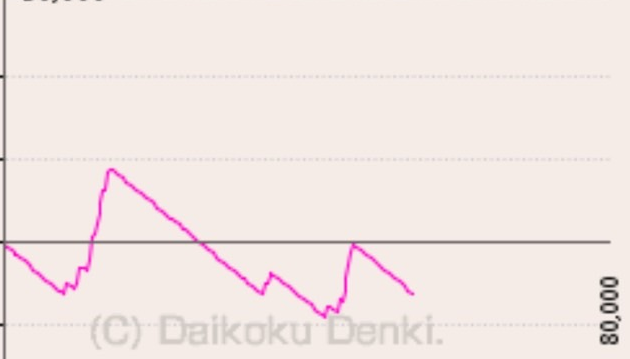
#> input picture graphs/optimal/S__78209130_optimal.png, 630 x 359 px
$ python -i improved_color_detector.py   (imports and definitions only)
#> lines starting #> are read from the running program, lines starting #| are printed output that depends on the picture; after the words box and inside, x2 and y2 are one past the last pixel; in counts of white or black regions, pixels touching at a corner belong together
#> further down, picture is the input picture: shape (359, 630, 3); mean B, G, R 228, 231, 242.1
#!/usr/bin/env python3
"""
改良版色検出器 - ピンク、青、紫の3色を確実に検出
"""

import cv2
import numpy as np
import os
import matplotlib.pyplot as plt
from matplotlib import font_manager
import pandas as pd

class ImprovedColorDetector:
    """3色（ピンク、青、紫）の検出精度を向上させた検出器"""

    def __init__(self):
        # 最適化された色範囲（HSV）
        self.color_ranges_hsv = {
            # ピンク: 赤みがかったピンク色
            "pink": [
                [(160, 30, 100), (180, 255, 255)],  # 赤寄りのピンク
                [(0, 30, 100), (10, 255, 255)],     # 赤の折り返し部分
                [(150, 20, 120), (170, 150, 255)]   # 薄いピンク
            ],
            # 青: 水色からシアンまで含む
            "blue": [
                [(85, 30, 80), (115, 255, 255)],    # 標準的な青
                [(75, 20, 100), (125, 200, 255)],   # 薄い青・水色
                [(90, 15, 120), (110, 150, 255)],   # より薄い青
                [(100, 25, 90), (120, 255, 255)]    # シアン寄り
            ],
            # 紫: 青紫から赤紫まで
            "purple": [
                [(120, 30, 70), (150, 255, 255)],   # 青紫
                [(130, 20, 80), (145, 200, 255)],   # 薄い紫
                [(140, 25, 60), (160, 255, 255)]    # 赤紫寄り
            ]
        }

        # RGB色範囲（補助的に使用）
        self.color_ranges_rgb = {
            "pink": {
                "r_min": 180, "r_max": 255,
                "g_min": 100, "g_max": 200,
                "b_min": 150, "b_max": 220
            },
            "blue": {
                "r_min": 100, "r_max": 200,
                "g_min": 150, "g_max": 255,
                "b_min": 180, "b_max": 255
            },
            "purple": {
                "r_min": 150, "r_max": 220,
                "g_min": 100, "g_max": 180,
                "b_min": 180, "b_max": 255
            }
        }

        # 日本語フォント設定
        self.setup_japanese_font()

    def setup_japanese_font(self):
        """日本語フォント設定"""
        font_paths = [
            '/Library/Fonts/Osaka.ttf',
            '/System/Library/Fonts/ヒラギノ丸ゴ ProN W4.ttc',
            '/System/Library/Fonts/Hiragino Sans GB.ttc'
        ]

        for font_path in font_paths:
            if os.path.exists(font_path):
                try:
                    font_prop = font_manager.FontProperties(fname=font_path)
                    plt.rcParams['font.family'] = font_prop.get_name()
                    break
                except:
                    continue

    def detect_color_multi_method(self, img):
        """複数の方法を組み合わせた色検出"""
        h, w = img.shape[:2]
#> h = 359; w = 630
        hsv = cv2.cvtColor(img, cv2.COLOR_BGR2HSV)
#> hsv: shape (359, 630, 3); mean H, S, V 15.9, 16.9, 242.1

        # 各色のスコアを計算
        color_scores = {}
        color_masks = {}

        for color_name in ["pink", "blue", "purple"]:
            # HSVベースの検出
            hsv_mask = np.zeros((h, w), dtype=np.uint8)
            for lower, upper in self.color_ranges_hsv[color_name]:
                mask = cv2.inRange(hsv, np.array(lower), np.array(upper))
                hsv_mask = cv2.bitwise_or(hsv_mask, mask)

            # RGBベースの検出（補助）
            rgb_range = self.color_ranges_rgb[color_name]
            rgb_mask = cv2.inRange(img,
                np.array([rgb_range["b_min"], rgb_range["g_min"], rgb_range["r_min"]]),
                np.array([rgb_range["b_max"], rgb_range["g_max"], rgb_range["r_max"]])
            )

            # マスクの結合（HSVを主、RGBを補助として使用）
            combined_mask = cv2.bitwise_or(hsv_mask, cv2.bitwise_and(hsv_mask, rgb_mask))

            # ノイズ除去
            kernel = np.ones((3, 3), np.uint8)
            combined_mask = cv2.morphologyEx(combined_mask, cv2.MORPH_CLOSE, kernel)
            combined_mask = cv2.morphologyEx(combined_mask, cv2.MORPH_OPEN, kernel)

            # グラフ領域（中央部）での検出を重視
            center_x = w // 2
            center_region = combined_mask[:, center_x-100:center_x+100]

            # スコア計算（中央部の重みを高く）
            total_pixels = np.sum(combined_mask > 0)
            center_pixels = np.sum(center_region > 0)
            score = total_pixels + center_pixels * 2  # 中央部は2倍の重み

            color_scores[color_name] = score
            color_masks[color_name] = combined_mask
#> this loop made 3 passes
#> (total_pixels, center_pixels, score) on passes 1 to 3: (5921, 2724, 11369), (0, 0, 0), (4192, 2022, 8236)
#> pass 1, in detect_color_multi_method, `rgb_mask = cv2.inRange(img, np.array([rgb_range["b_min"], rgb_range["g..`:
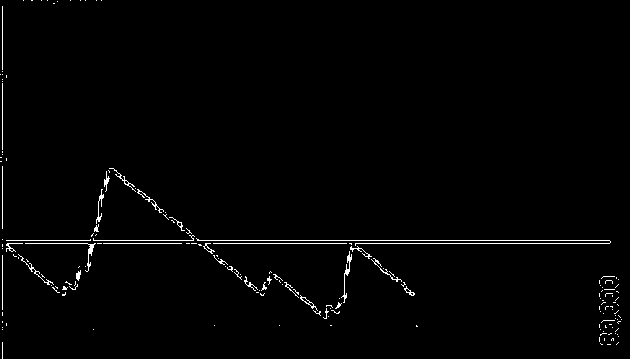
#> rgb_mask: shape (359, 630); 1.4% white in thin lines or dots
#> pass 1, in detect_color_multi_method, `combined_mask = cv2.bitwise_or(hsv_mask, cv2.bitwise_and(hsv_mask, rgb..`:
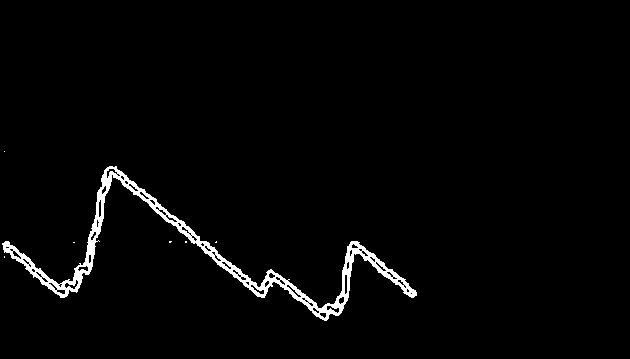
#> combined_mask: shape (359, 630); 2.3% white; 7 white regions (6 under 20 px), largest, box (x1, y1, x2, y2) and area: (2, 166, 417, 321) 5091
#> pass 1, in detect_color_multi_method, `combined_mask = cv2.morphologyEx(combined_mask, cv2.MORPH_CLOSE, kernel)`:
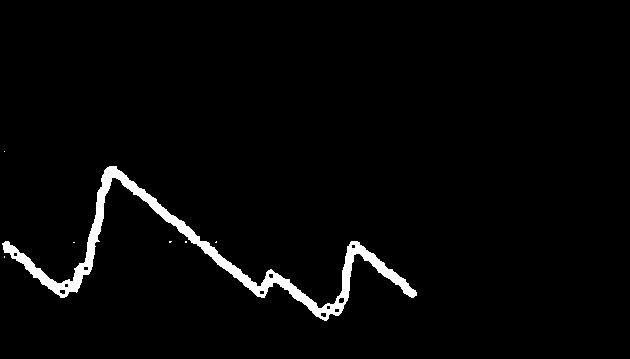
#> combined_mask: shape (359, 630); 2.6% white; 7 white regions (6 under 20 px), largest, box (x1, y1, x2, y2) and area: (2, 166, 417, 321) 5947
#> after the loop:
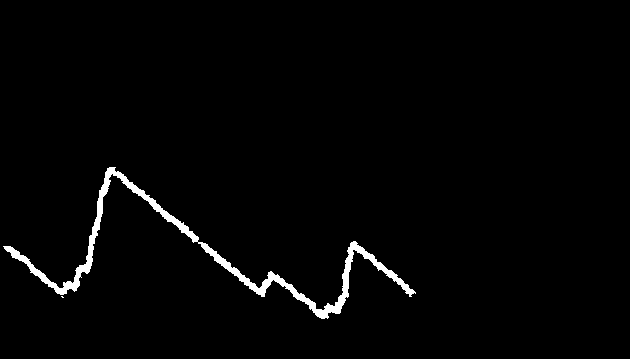
#> hsv_mask: shape (359, 630); 1.8% white; 2 white regions (1 under 20 px), largest, box (x1, y1, x2, y2) and area: (3, 167, 416, 319) 4153
#> after the loop, color_masks = 3 items; color_scores = {'pink': 11369, 'blue': 0, 'purple': 8236}

        # 最高スコアの色を選択
        detected_color = max(color_scores, key=color_scores.get)
#> detected_color = 'pink'
        detected_mask = color_masks[detected_color]

        # 青の場合は追加の細線強調処理
        if detected_color == "blue":
            # 細い線を強調
            kernel_line = cv2.getStructuringElement(cv2.MORPH_RECT, (1, 3))
            detected_mask = cv2.dilate(detected_mask, kernel_line, iterations=1)

        return detected_mask, detected_color, color_scores

    # [137 lines left out: functions analyze_image, test_all_images, visualize_detection, main, not called in this run]

# [2 lines not run here, left out]

>>> import cv2
>>> picture = cv2.imread('../graphs/optimal/S__78209130_optimal.png')
>>> result = ImprovedColorDetector().detect_color_multi_method(picture)

$ run again, on graphs/optimal/S__78209170_optimal.png
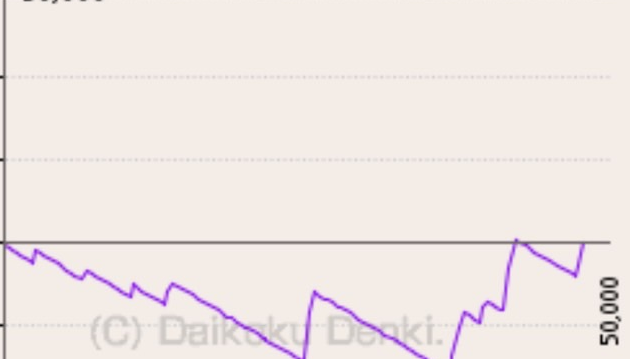
#> input picture graphs/optimal/S__78209170_optimal.png, 630 x 359 px
#> picture is the input picture: shape (359, 630, 3); mean B, G, R 228.5, 231.5, 239.8
#> hsv: shape (359, 630, 3); mean H, S, V 19.3, 15.8, 240.6
#> the loop in detect_color_multi_method, `for color_name in ["pink", "blue", "purple"]:` made 3 passes
#> (total_pixels, center_pixels, score) on passes 1 to 3: (0, 0, 0), (0, 0, 0), (6152, 2066, 10284)
#> pass 1, in detect_color_multi_method, `rgb_mask = cv2.inRange(img, np.array([rgb_range["b_min"], rgb_range["g..`:
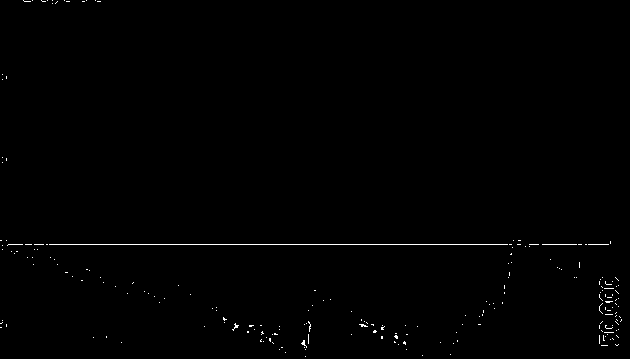
#> rgb_mask: shape (359, 630); 0.5% white in thin lines or dots
#> after the loop in detect_color_multi_method, `for color_name in ["pink", "blue", "purple"]:`:
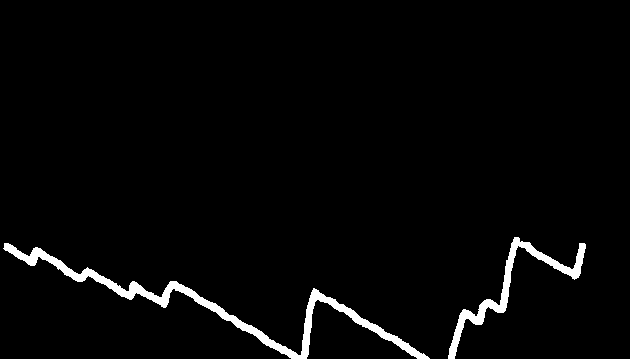
#> hsv_mask: shape (359, 630); 2.7% white; 2 white regions, box (x1, y1, x2, y2) and area: (3, 243, 430, 359) 4161, (448, 237, 586, 359) 1969
#> after the loop in detect_color_multi_method, `for color_name in ["pink", "blue", "purple"]:`: color_masks = 3 items; color_scores = {'pink': 0, 'blue': 0, 'purple': 10284}
#> detected_color = 'purple'
#> detected_mask: shape (359, 630); 2.7% white; 2 white regions, box (x1, y1, x2, y2) and area: (4, 243, 429, 359) 4172, (448, 237, 586, 359) 1980
